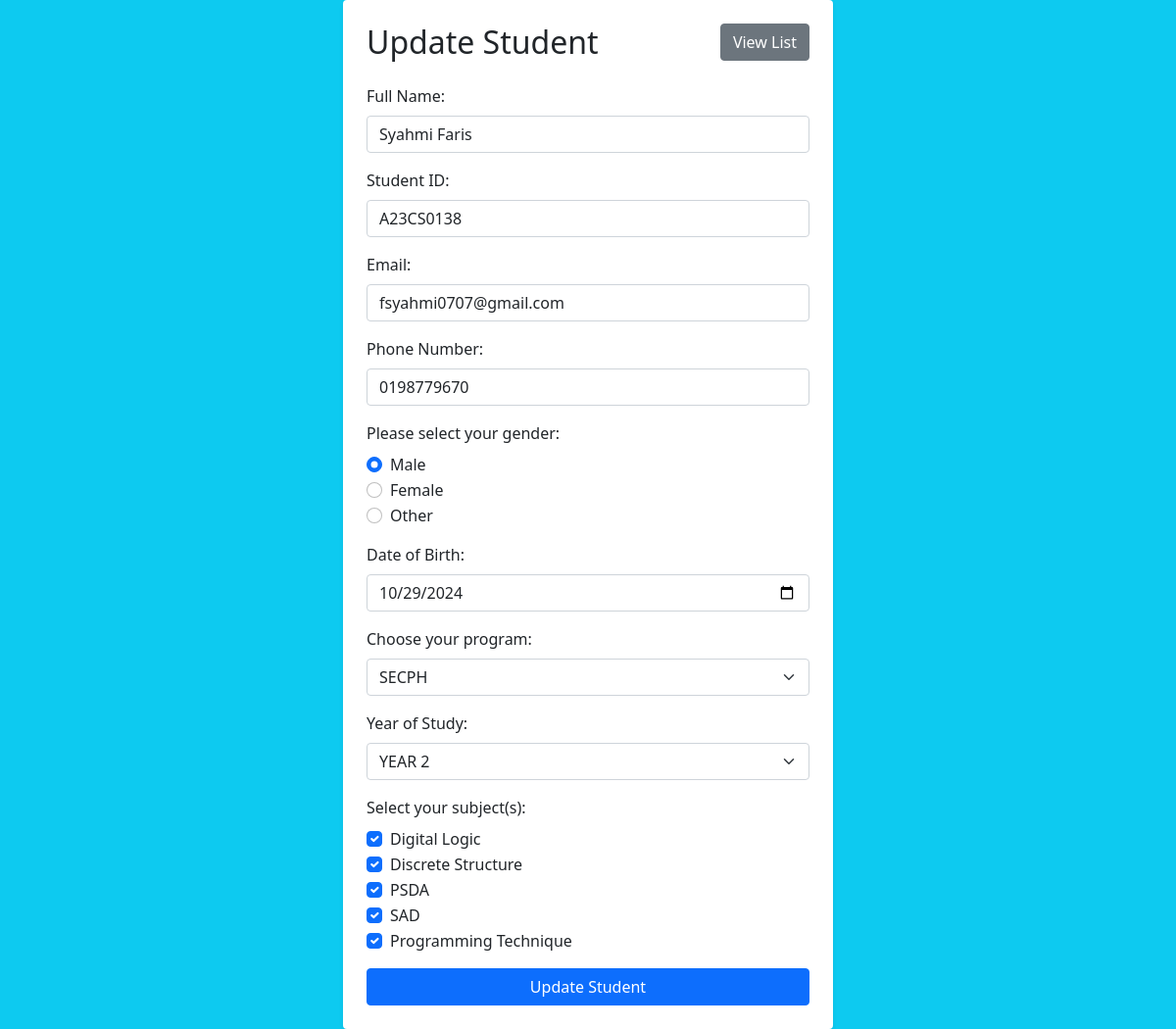
Page /update.php?id=7 on the committed database.
### tables this page shows
CREATE TABLE `students` (
  `id` int(6) UNSIGNED NOT NULL,
  `name` varchar(50) NOT NULL,
  `studentID` varchar(20) NOT NULL,
  `email` varchar(50) NOT NULL,
  `phone` varchar(15) DEFAULT NULL,
  `gender` enum('Male','Female','Other') NOT NULL,
  `date_of_birth` date DEFAULT NULL,
  `program` varchar(10) NOT NULL,
  `year_of_study` enum('YEAR1','YEAR2','YEAR3','YEAR4') NOT NULL,
  `subject_digital_logic` tinyint(1) DEFAULT 0,
  `subject_discrete_structure` tinyint(1) DEFAULT 0,
  `subject_psda` tinyint(1) DEFAULT 0,
  `subject_sad` tinyint(1) DEFAULT 0,
  `subject_programming` tinyint(1) DEFAULT 0
);

### update.php (the view, shortened to what this page needs)
<!DOCTYPE html>
<html lang="en">
<head>
    <link href="https://cdn.jsdelivr.net/npm/bootstrap@5.0.1/dist/css/bootstrap.min.css" rel="stylesheet">
</head>
<body class="bg-info d-flex justify-content-center align-items-center" style="min-height: 100vh;">
    <div class="container bg-white p-4 rounded shadow-sm" style="max-width: 500px; width: 100%;">
        <div class="d-flex justify-content-between align-items-center mb-4">
            <h2 class="mb-0">Update Student</h2>
            <a href="index.php" class="btn btn-secondary">View List</a>
        </div>
        <?php
        include "db_conn.php";
        if (isset($_GET["id"])) {
            $id = $_GET['id'];
            $sql = "SELECT * FROM students WHERE id=$id";
            $result = mysqli_query($conn, $sql);
            $row = mysqli_fetch_assoc($result);
        }
        ?>
        <form action="update.php?id=<?php echo $row['id']; ?>" method="POST">
            <div class="mb-3">
                <label for="name" class="form-label">Full Name:</label>
                <input type="text" id="name" name="name" class="form-control" value="<?php echo htmlspecialchars($row['name']); ?>" required>
            </div>
            <div class="mb-3">
                <label for="studentID" class="form-label">Student ID:</label>
                <input type="text" id="studentID" name="studentID" class="form-control" value="<?php echo htmlspecialchars($row['studentID']); ?>" required>
            </div>
            <div class="mb-3">
                <label for="email" class="form-label">Email:</label>
                <input type="email" id="email" name="email" class="form-control" value="<?php echo htmlspecialchars($row['email']); ?>" required>
            </div>
            <div class="mb-3">
                <label for="phone" class="form-label">Phone Number:</label>
                <input type="text" id="phone" name="phone" class="form-control" value="<?php echo htmlspecialchars($row['phone']); ?>" required>
            </div>
            <p class="form-label">Please select your gender:</p>
            <div class="mb-3">
                <div class="form-check">
                    <input type="radio" id="male" name="gender" value="Male" class="form-check-input" <?php if ($row['gender'] == 'Male') echo 'checked'; ?>>
                    <label for="male" class="form-check-label">Male</label>
                </div>
                <div class="form-check">
                    <input type="radio" id="female" name="gender" value="Female" class="form-check-input" <?php if ($row['gender'] == 'Female') echo 'checked'; ?>>
                    <label for="female" class="form-check-label">Female</label>
                </div>
                <div class="form-check">
                    <input type="radio" id="other" name="gender" value="Other" class="form-check-input" <?php if ($row['gender'] == 'Other') echo 'checked'; ?>>
                    <label for="other" class="form-check-label">Other</label>
                </div>
            </div>
            <div class="mb-3">
                <label for="date_of_birth" class="form-label">Date of Birth:</label>
                <input type="date" id="date_of_birth" name="date_of_birth" class="form-control" value="<?php echo htmlspecialchars($row['date_of_birth']); ?>" required>
            </div>
            <div class="mb-3">
                <label for="program" class="form-label">Choose your program:</label>
                <select id="program" name="program" class="form-select" required>
                    <option value="SECPH" <?php if ($row['program'] == 'SECPH') echo 'selected'; ?>>SECPH</option>
                </select>
            </div>
            <div class="mb-3">
                <label for="year_of_study" class="form-label">Year of Study:</label>
                <select id="year_of_study" name="year_of_study" class="form-select" required>
                    <option value="YEAR2" <?php if ($row['year_of_study'] == 'YEAR2') echo 'selected'; ?>>YEAR 2</option>
                </select>
            </div>
            <p class="form-label">Select your subject(s):</p>
            <div class="mb-3">
                <div class="form-check">
                    <input type="checkbox" id="subject_digital_logic" name="subject_digital_logic" value="1" class="form-check-input" <?php if ($row['subject_digital_logic']) echo 'checked'; ?>>
                    <label for="subject_digital_logic" class="form-check-label">Digital Logic</label>
                </div>
                <div class="form-check">
                    <input type="checkbox" id="subject_discrete_structure" name="subject_discrete_structure" value="1" class="form-check-input" <?php if ($row['subject_discrete_structure']) echo 'checked'; ?>>
                    <label for="subject_discrete_structure" class="form-check-label">Discrete Structure</label>
                </div>
                <div class="form-check">
                    <input type="checkbox" id="subject_psda" name="subject_psda" value="1" class="form-check-input" <?php if ($row['subject_psda']) echo 'checked'; ?>>
                    <label for="subject_psda" class="form-check-label">PSDA</label>
                </div>
                <div class="form-check">
                    <input type="checkbox" id="subject_sad" name="subject_sad" value="1" class="form-check-input" <?php if ($row['subject_sad']) echo 'checked'; ?>>
                    <label for="subject_sad" class="form-check-label">SAD</label>
                </div>
                <div class="form-check">
                    <input type="checkbox" id="subject_programming" name="subject_programming" value="1" class="form-check-input" <?php if ($row['subject_programming']) echo 'checked'; ?>>
                    <label for="subject_programming" class="form-check-label">Programming Technique</label>
                </div>
            </div>
            <button type="submit" class="btn btn-primary w-100">Update Student</button>
        </form>
    </div>
</body>
</html>

### rows in the picture
students: name "Syahmi Faris", studentID "A23CS0138", email "fsyahmi0707@gmail.com", phone "0198779670", gender "☑ Male", gender "☐ Female", gender "☐ Other", date_of_birth "10/29/2024", program "SECPH", year_of_study "YEAR 2", subject_digital_logic "☑", subject_discrete_structure "☑", subject_psda "☑", subject_sad "☑", subject_programming "☑"
